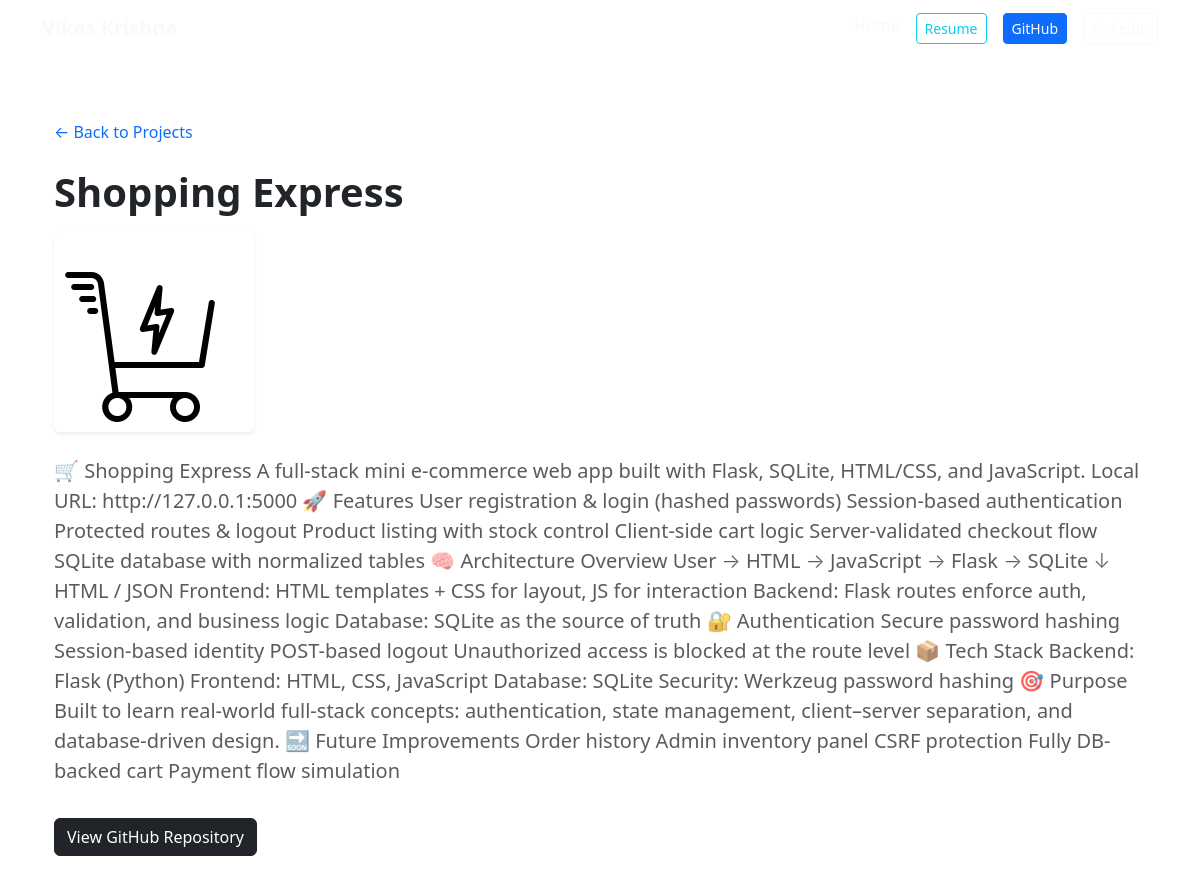
Screenshot of /project/2 with the database file from the repository.
### portfollio/models.py (models this page shows, shortened)
class Project(models.Model):
    title = models.CharField(max_length=20)
    description = models.TextField()
    image = models.ImageField(upload_to='portfolio/images/')
    url = models.URLField(blank=True)

### portfollio/views.py (the view)
# urls.py: path('project/<int:pk>',views.project_detail,name="project_detail"),
def project_detail(request, pk):
    project = get_object_or_404(Project, pk=pk)
    return render(request, "portfollio/detail.html", {'project': project})

### portfollio/templates/portfollio/detail.html
{% extends "portfollio/base.html" %}
{% block content %}
<section class="py-5">
  <div class="container">
    <a href="/" class="text-decoration-none mb-4 d-inline-block">
      ← Back to Projects
    </a>
    <h1 class="fw-bold mb-3">{{ project.title }}</h1>
    {% if project.image %}
    <img src="{{ project.image.url }}"
         class="img-fluid rounded shadow-sm mb-4"
         alt="{{ project.title }}">
    {% endif %}
    <p class="lead text-muted">
      {{ project.description }}
    </p>
    {% if project.url %}
    <a href="{{ project.url }}"
       target="_blank"
       class="btn btn-dark mt-3">
      View GitHub Repository
    </a>
    {% endif %}
  </div>
</section>
{% endblock %}

### rows the page displays
Project: title "Shopping Express", image (picture), description "🛒 Shopping Express A full-stack mini e-commerce web app built with Flask, SQLite, HTML/CSS, and JavaScript. Local URL: http://127.0.0.1:5000 🚀 Features User registration & login (hashed passwords) Session-based authentication Protected routes & logout Product listing with stock control Client-side cart logic Server-validated checkout flow SQLite database with normalized tables 🧠 Architecture Overview User → HTML → JavaScript → Flask → SQLite ↓ HTML / JSON Frontend: HTML templates + CSS for layout, JS for interaction Backend: Flask routes enforce auth, validation, and business logic Database: SQLite as the source of truth 🔐 Authentication Secure password hashing Session-based identity…"
